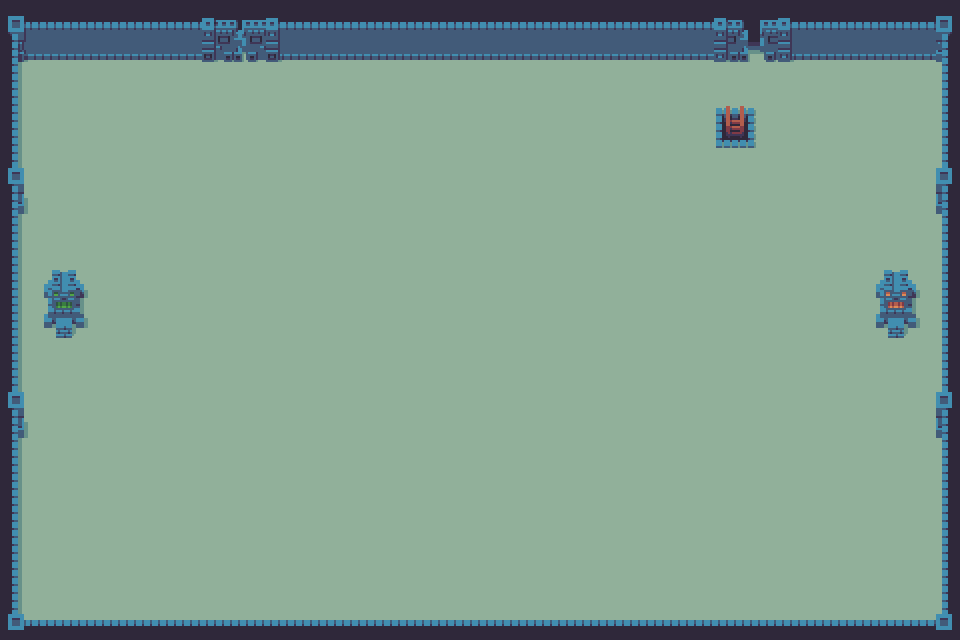

Tiled map render using the project's own tile images. Description and the whole map definition, tile-layer contents included, below:
An orthogonal 30x20 tile map with 32x32 px tiles, 3 tile layers (ground color, ground, cover).

<map version="1.0" tiledversion="1.1.2" orientation="orthogonal" renderorder="left-up" width="30" height="20" tilewidth="32" tileheight="32" infinite="0" nextobjectid="1">
 <tileset firstgid="241" source="background_x2.tsx" />
 <layer name="ground color" width="30" height="20">
  <data encoding="csv">
295,295,295,295,295,295,295,295,295,295,295,295,295,295,295,295,295,295,295,295,295,295,295,295,295,295,295,295,295,295,
295,295,295,295,295,295,295,295,295,295,295,295,295,295,295,295,295,295,295,295,295,295,295,295,295,295,295,295,295,295,
295,295,295,295,295,295,295,295,295,295,295,295,295,295,295,295,295,295,295,295,295,295,295,295,295,295,295,295,295,295,
295,295,295,295,295,295,295,295,295,295,295,295,295,295,295,295,295,295,295,295,295,295,295,295,295,295,295,295,295,295,
295,295,295,295,295,295,295,295,295,295,295,295,295,295,295,295,295,295,295,295,295,295,295,295,295,295,295,295,295,295,
295,295,295,295,295,295,295,295,295,295,295,295,295,295,295,295,295,295,295,295,295,295,295,295,295,295,295,295,295,295,
295,295,295,295,295,295,295,295,295,295,295,295,295,295,295,295,295,295,295,295,295,295,295,295,295,295,295,295,295,295,
295,295,295,295,295,295,295,295,295,295,295,295,295,295,295,295,295,295,295,295,295,295,295,295,295,295,295,295,295,295,
295,295,295,295,295,295,295,295,295,295,295,295,295,295,295,295,295,295,295,295,295,295,295,295,295,295,295,295,295,295,
295,295,295,295,295,295,295,295,295,295,295,295,295,295,295,295,295,295,295,295,295,295,295,295,295,295,295,295,295,295,
295,295,295,295,295,295,295,295,295,295,295,295,295,295,295,295,295,295,295,295,295,295,295,295,295,295,295,295,295,295,
295,295,295,295,295,295,295,295,295,295,295,295,295,295,295,295,295,295,295,295,295,295,295,295,295,295,295,295,295,295,
295,295,295,295,295,295,295,295,295,295,295,295,295,295,295,295,295,295,295,295,295,295,295,295,295,295,295,295,295,295,
295,295,295,295,295,295,295,295,295,295,295,295,295,295,295,295,295,295,295,295,295,295,295,295,295,295,295,295,295,295,
295,295,295,295,295,295,295,295,295,295,295,295,295,295,295,295,295,295,295,295,295,295,295,295,295,295,295,295,295,295,
295,295,295,295,295,295,295,295,295,295,295,295,295,295,295,295,295,295,295,295,295,295,295,295,295,295,295,295,295,295,
295,295,295,295,295,295,295,295,295,295,295,295,295,295,295,295,295,295,295,295,295,295,295,295,295,295,295,295,295,295,
295,295,295,295,295,295,295,295,295,295,295,295,295,295,295,295,295,295,295,295,295,295,295,295,295,295,295,295,295,295,
295,295,295,295,295,295,295,295,295,295,295,295,295,295,295,295,295,295,295,295,295,295,295,295,295,295,295,295,295,295,
295,295,295,295,295,295,295,295,295,295,295,295,295,295,295,295,295,295,295,295,295,295,295,295,295,295,295,295,295,295
</data>
 </layer>
 <layer name="ground" width="30" height="20">
  <data encoding="csv">
246,247,247,247,247,247,436,437,438,247,247,247,247,247,247,247,247,247,247,247,247,247,439,440,441,247,247,247,247,248,
270,271,271,271,271,271,460,461,462,271,271,271,271,271,271,271,271,271,271,271,271,271,463,464,465,271,271,271,271,272,
294,0,0,0,0,0,0,0,0,0,0,0,0,0,0,0,0,0,0,0,0,0,0,0,0,0,0,0,0,296,
294,0,0,0,0,0,0,0,0,0,0,0,0,0,0,0,0,0,0,0,0,0,448,449,0,0,0,0,0,296,
294,0,0,0,0,0,0,0,0,0,0,0,0,0,0,0,0,0,0,0,0,0,472,473,0,0,0,0,0,296,
317,0,0,0,0,0,0,0,0,0,0,0,0,0,0,0,0,0,0,0,0,0,0,0,0,0,0,0,0,316,
341,0,0,0,0,0,0,0,0,0,0,0,0,0,0,0,0,0,0,0,0,0,0,0,0,0,0,0,0,340,
294,0,0,0,0,0,0,0,0,0,0,0,0,0,0,0,0,0,0,0,0,0,0,0,0,0,0,0,0,296,
294,0,0,0,0,0,0,0,0,0,0,0,0,0,0,0,0,0,0,0,0,0,0,0,0,0,0,0,0,296,
294,0,0,0,0,0,0,0,0,0,0,0,0,0,0,0,0,0,0,0,0,0,0,0,0,0,0,0,0,296,
294,0,0,0,0,0,0,0,0,0,0,0,0,0,0,0,0,0,0,0,0,0,0,0,0,0,0,0,0,296,
294,0,0,0,0,0,0,0,0,0,0,0,0,0,0,0,0,0,0,0,0,0,0,0,0,0,0,0,0,296,
317,0,0,0,0,0,0,0,0,0,0,0,0,0,0,0,0,0,0,0,0,0,0,0,0,0,0,0,0,316,
341,0,0,0,0,0,0,0,0,0,0,0,0,0,0,0,0,0,0,0,0,0,0,0,0,0,0,0,0,340,
294,0,0,0,0,0,0,0,0,0,0,0,0,0,0,0,0,0,0,0,0,0,0,0,0,0,0,0,0,296,
294,0,0,0,0,0,0,0,0,0,0,0,0,0,0,0,0,0,0,0,0,0,0,0,0,0,0,0,0,296,
294,0,0,0,0,0,0,0,0,0,0,0,0,0,0,0,0,0,0,0,0,0,0,0,0,0,0,0,0,296,
294,0,0,0,0,0,0,0,0,0,0,0,0,0,0,0,0,0,0,0,0,0,0,0,0,0,0,0,0,296,
294,0,0,0,0,0,0,0,0,0,0,0,0,0,0,0,0,0,0,0,0,0,0,0,0,0,0,0,0,296,
318,319,319,319,319,319,319,319,319,319,319,319,319,319,319,319,319,319,319,319,319,319,319,319,319,319,319,319,319,320
</data>
 </layer>
 <layer name="cover" width="30" height="20">
  <data encoding="csv">
0,0,0,0,0,0,0,0,0,0,0,0,0,0,0,0,0,0,0,0,0,0,0,0,0,0,0,0,0,0,
0,0,0,0,0,0,0,0,0,0,0,0,0,0,0,0,0,0,0,0,0,0,0,0,0,0,0,0,0,0,
0,0,0,0,0,0,0,0,0,0,0,0,0,0,0,0,0,0,0,0,0,0,0,0,0,0,0,0,0,0,
0,0,0,0,0,0,0,0,0,0,0,0,0,0,0,0,0,0,0,0,0,0,0,0,0,0,0,0,0,0,
0,0,0,0,0,0,0,0,0,0,0,0,0,0,0,0,0,0,0,0,0,0,0,0,0,0,0,0,0,0,
0,0,0,0,0,0,0,0,0,0,0,0,0,0,0,0,0,0,0,0,0,0,0,0,0,0,0,0,0,0,
0,0,0,0,0,0,0,0,0,0,0,0,0,0,0,0,0,0,0,0,0,0,0,0,0,0,0,0,0,0,
0,0,0,0,0,0,0,0,0,0,0,0,0,0,0,0,0,0,0,0,0,0,0,0,0,0,0,0,0,0,
0,263,264,0,0,0,0,0,0,0,0,0,0,0,0,0,0,0,0,0,0,0,0,0,0,0,0,259,260,0,
0,287,288,0,0,0,0,0,0,0,0,0,0,0,0,0,0,0,0,0,0,0,0,0,0,0,0,283,284,0,
0,311,312,0,0,0,0,0,0,0,0,0,0,0,0,0,0,0,0,0,0,0,0,0,0,0,0,307,308,0,
0,0,0,0,0,0,0,0,0,0,0,0,0,0,0,0,0,0,0,0,0,0,0,0,0,0,0,0,0,0,
0,0,0,0,0,0,0,0,0,0,0,0,0,0,0,0,0,0,0,0,0,0,0,0,0,0,0,0,0,0,
0,0,0,0,0,0,0,0,0,0,0,0,0,0,0,0,0,0,0,0,0,0,0,0,0,0,0,0,0,0,
0,0,0,0,0,0,0,0,0,0,0,0,0,0,0,0,0,0,0,0,0,0,0,0,0,0,0,0,0,0,
0,0,0,0,0,0,0,0,0,0,0,0,0,0,0,0,0,0,0,0,0,0,0,0,0,0,0,0,0,0,
0,0,0,0,0,0,0,0,0,0,0,0,0,0,0,0,0,0,0,0,0,0,0,0,0,0,0,0,0,0,
0,0,0,0,0,0,0,0,0,0,0,0,0,0,0,0,0,0,0,0,0,0,0,0,0,0,0,0,0,0,
0,0,0,0,0,0,0,0,0,0,0,0,0,0,0,0,0,0,0,0,0,0,0,0,0,0,0,0,0,0,
0,0,0,0,0,0,0,0,0,0,0,0,0,0,0,0,0,0,0,0,0,0,0,0,0,0,0,0,0,0
</data>
 </layer>
</map>